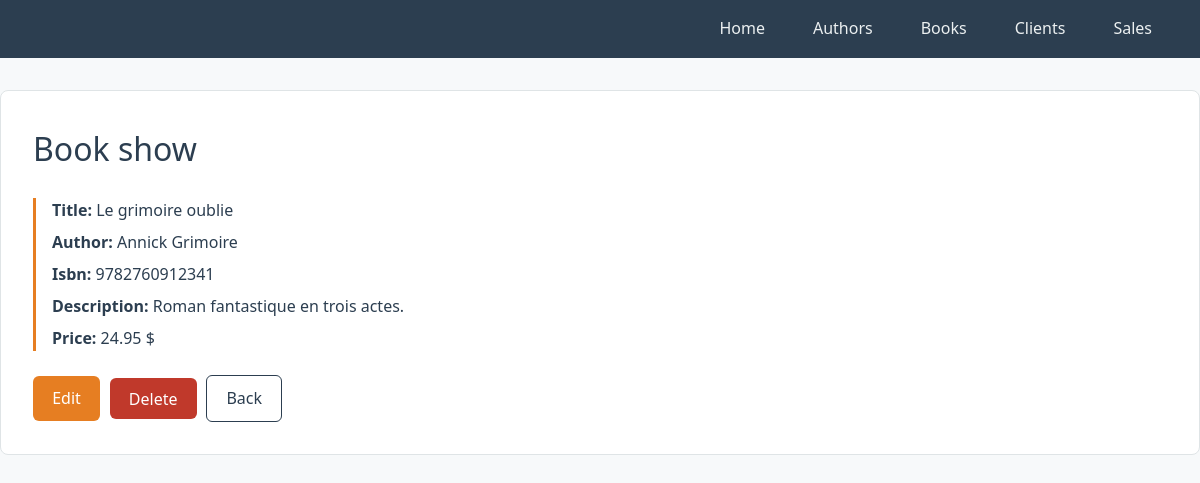
The page /book-show.php?id=1 on the database its author committed.
### tables this page shows
CREATE TABLE IF NOT EXISTS `book` (
	`id` INT NOT NULL AUTO_INCREMENT,
    `title` VARCHAR(60) NOT NULL,
    `isbn` VARCHAR(20) NOT NULL UNIQUE,
    `description` TEXT NULL,
    `price` DOUBLE NOT NULL,
    `author_id` INT NOT NULL,
    PRIMARY KEY (`id`),
    CONSTRAINT `fk_book_author`
		FOREIGN KEY (`author_id`) REFERENCES `author` (`id`)
 );

CREATE TABLE IF NOT EXISTS `author` (
	`id` INT NOT NULL AUTO_INCREMENT,
    `name` VARCHAR(45) NOT NULL,
    `birthday` DATE NOT NULL,
    PRIMARY KEY (`id`)
 );

### classes/Book.php (called while the page is built, shortened)
<?php
class Book extends CRUD {
    public function selectIdWithAuthor(int $id):bool|array {
        $sql = "SELECT book.*, author.name AS author_name
                FROM book
                INNER JOIN author ON book.author_id = author.id
                WHERE book.id = :id";
        $stmt = $this->prepare($sql);
        $stmt->bindValue(':id', $id);
        $stmt->execute();
        return $stmt->fetch();
    }
}

### book-show.php (the view, shortened to what this page needs)
<?php
$id = $_GET['id'];
require_once('classes/Book.php');
$bookObj = new Book;
$book = $bookObj->selectIdWithAuthor($id);
if($book) {
    extract($book);
}else{
    header('location:book-index.php');
}
?>
<!DOCTYPE html>
<html lang="fr">
<head>
    <link rel="stylesheet" href="css/style.css">
</head>
<body>
    <?php require_once('includes/nav.php'); ?>
    <main class="container">
        <h1>Book show</h1>
        <div class="fiche">
            <p><strong>Title: </strong><?= $title; ?></p>
            <p><strong>Author: </strong><?= $author_name; ?></p>
            <p><strong>Isbn: </strong><?= $isbn; ?></p>
            <p><strong>Description: </strong><?= $description; ?></p>
            <p><strong>Price: </strong><?= $price; ?> $</p>
        </div>
        <div class="actions">
            <a href="book-edit.php?id=<?= $id; ?>" class="btn">Edit</a>
            <form action="book-delete.php" method="post">
                <input type="submit" value="Delete" class="btn red">
            </form>
            <a href="book-index.php" class="btn outline">Back</a>
        </div>
    </main>
</body>
</html>

### css/style.css (style rules this page uses)
:root { --dark: #2c3e50; --accent: #e67e22; --accent-hover: #d35400; --light: #ecf0f1; --border: #dfe4e6; --bg: #f7f9fa; --red: #c0392b; --red-hover: #a93226; --link: #185fa5; --white: #fff; }
* { margin: 0; padding: 0; box-sizing: border-box; }
body { font-family: system-ui, -apple-system, sans-serif; line-height: 1.6; color: var(--dark); background-color: var(--bg); }
.container { max-width: 1440px; margin: 2rem auto; padding: 2rem; background-color: var(--white); border: 1px solid var(--border); border-radius: 8px; }
.container p { color: var(--dark); }
h1, h2 { margin-bottom: 1.5rem; font-weight: 500; }
.fiche { border-left: 3px solid var(--accent); padding-left: 1rem; margin-bottom: 1.5rem; }
.fiche p { margin-bottom: 0.4rem; }
.btn { display: inline-block; background-color: var(--accent); color: var(--white); padding: 0.6rem 1.2rem; border: none; border-radius: 6px; text-decoration: none; font-size: 1rem; font-family: inherit; cursor: pointer; }
.btn.red { background-color: var(--red); }
.btn.outline { background-color: transparent; color: var(--dark); border: 1px solid var(--dark); }
.actions { display: flex; gap: 0.6rem; align-items: center; }
.actions form { margin: 0; }
form { max-width: 500px; }

### rows shown on the page
book: title "Le grimoire oublie", author.name "Annick Grimoire", isbn "9782760912341", description "Roman fantastique en trois actes.", price "24.95"
